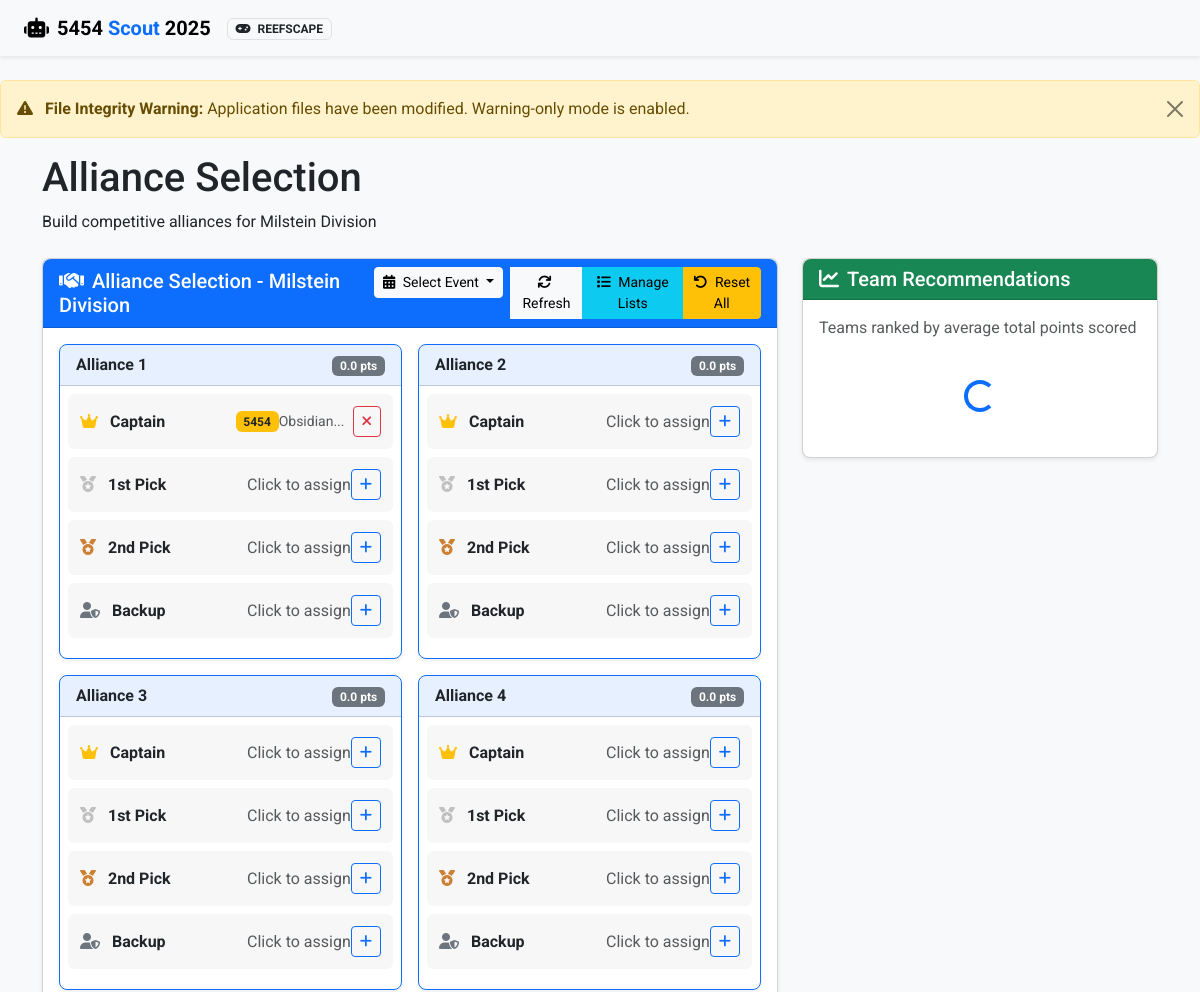
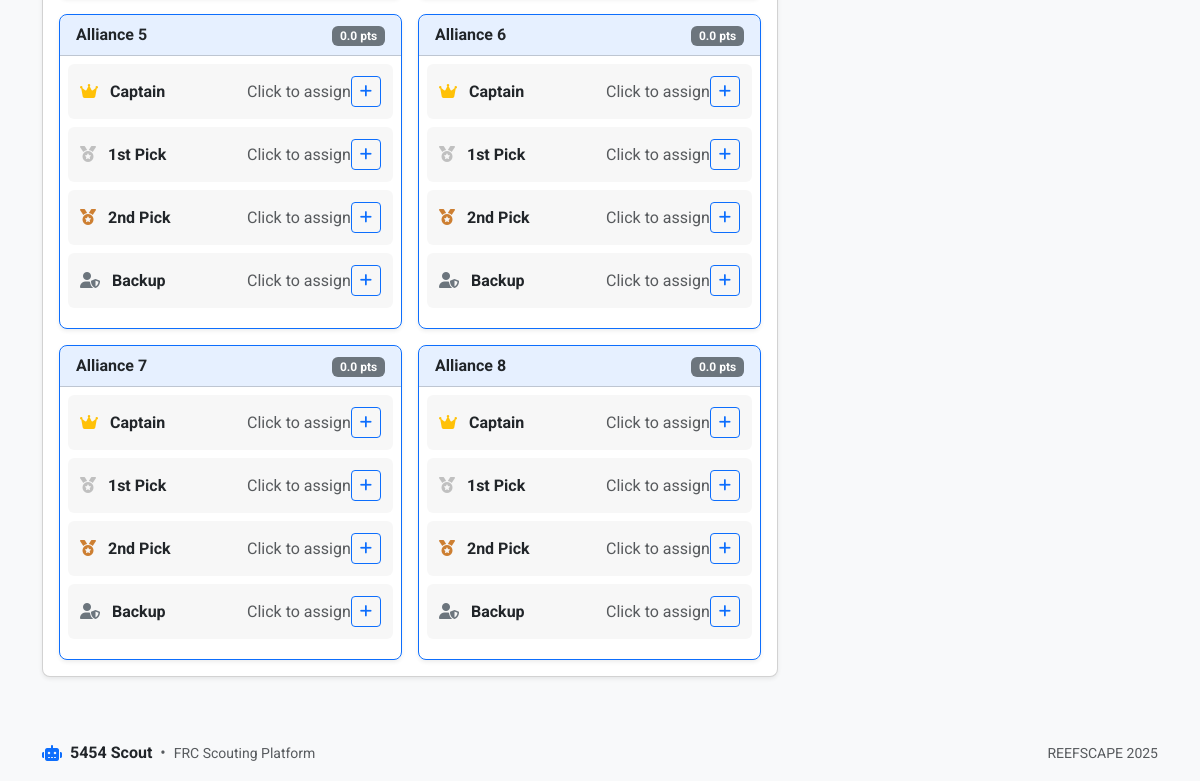
Page /alliances/ on the committed database (2 pictures, top to bottom).
### app/models.py (models this page shows, shortened)
class Event(db.Model):
    id = db.Column(db.Integer, primary_key=True)
    name = db.Column(db.String(100), nullable=False)
    code = db.Column(db.String(20), unique=True)  # Event code like "CALA" or "NYRO"
    location = db.Column(db.String(100))
    start_date = db.Column(db.Date)
    end_date = db.Column(db.Date)
    year = db.Column(db.Integer, nullable=False)
    matches = db.relationship('Match', backref='event', lazy=True)

class AllianceSelection(db.Model):
    id = db.Column(db.Integer, primary_key=True)
    alliance_number = db.Column(db.Integer, nullable=False)  # 1-8 for 8 alliances
    captain = db.Column(db.Integer, db.ForeignKey('team.id'))  # Captain team
    first_pick = db.Column(db.Integer, db.ForeignKey('team.id'))  # First pick
    second_pick = db.Column(db.Integer, db.ForeignKey('team.id'))  # Second pick
    third_pick = db.Column(db.Integer, db.ForeignKey('team.id'))  # Third pick (backup)
    event_id = db.Column(db.Integer, db.ForeignKey('event.id'), nullable=False)
    timestamp = db.Column(db.DateTime, default=datetime.utcnow)
    captain_team = db.relationship('Team', foreign_keys=[captain])
    first_pick_team = db.relationship('Team', foreign_keys=[first_pick])
    second_pick_team = db.relationship('Team', foreign_keys=[second_pick])
    third_pick_team = db.relationship('Team', foreign_keys=[third_pick])
    event = db.relationship('Event', backref='alliances')

class Team(db.Model):
    id = db.Column(db.Integer, primary_key=True)
    team_number = db.Column(db.Integer, unique=True, nullable=False)
    team_name = db.Column(db.String(100))
    location = db.Column(db.String(100))
    scouting_data = db.relationship('ScoutingData', backref='team', lazy=True)
    events = db.relationship('Event', secondary=team_event, lazy='subquery',
                           backref=db.backref('teams', lazy=True))

### app/routes/alliances.py (the view, shortened to what this page needs)
@bp.route('/')
def index():
    events = Event.query.order_by(Event.year.desc(), Event.start_date.desc()).all()
    game_config = current_app.config.get('GAME_CONFIG', {})
    current_event_code = game_config.get('current_event_code')
    if current_event_code:
        current_event = Event.query.filter_by(code=current_event_code).first()
    else:
        current_event = events[0] if events else None
    if not current_event:
        flash('No events found. Please create an event first.', 'warning')
        return redirect(url_for('main.index'))
    alliances = AllianceSelection.query.filter_by(event_id=current_event.id).order_by(AllianceSelection.alliance_number).all()
    return render_template('alliances/index.html',
                         alliances=alliances,
                         current_event=current_event,
                         events=events)

### app/templates/alliances/index.html (shortened to what this page needs)
{% extends 'base.html' %}
{% block heading %}Alliance Selection{% endblock %}
{% block subheading %}Build competitive alliances for {{ current_event.name }}{% endblock %}
{% block content %}
<div class="row mb-4">
    <div class="col-md-8">
        <div class="card">
            <div class="card-header bg-primary text-white d-flex justify-content-between align-items-center">
                <h5 class="mb-0">
                    <i class="fas fa-handshake me-2"></i>Alliance Selection - {{ current_event.name }}
                </h5>
                <div class="btn-group" role="group">
                    <div class="dropdown d-inline-block me-2">
                        <button class="btn btn-light btn-sm dropdown-toggle" type="button" id="eventDropdown" data-bs-toggle="dropdown" aria-expanded="false">
                            <i class="fas fa-calendar-alt me-1"></i> Select Event
                        </button>
                    </div>
                    <button class="btn btn-light btn-sm" id="refresh-recommendations">
                        <i class="fas fa-sync me-1"></i> Refresh
                    </button>
                    <a href="{{ url_for('alliances.manage_lists', event_id=current_event.id) }}"
                       class="btn btn-info btn-sm">
                        <i class="fas fa-list me-1"></i> Manage Lists
                    </a>
                    <a href="{{ url_for('alliances.reset_alliances', event_id=current_event.id) }}"
                       class="btn btn-warning btn-sm"
                       onclick="return confirm('Are you sure you want to reset all alliance selections?')">
                        <i class="fas fa-undo me-1"></i> Reset All
                    </a>
                </div>
            </div>
            <div class="card-body">
                <div class="row g-3">
                    {% for alliance in alliances %}
                    <div class="col-lg-6">
                        <div class="card border-primary alliance-card" data-alliance-id="{{ alliance.id }}">
                            <div class="card-header bg-primary bg-opacity-10 d-flex justify-content-between align-items-center">
                                <h6 class="mb-0 fw-bold">Alliance {{ alliance.alliance_number }}</h6>
                                <div class="alliance-strength">
                                    <span class="badge bg-secondary" id="alliance-{{ alliance.id }}-strength">0.0 pts</span>
                                </div>
                            </div>
                            <div class="card-body p-2">
                                <div class="team-slot mb-2" data-position="captain">
                                    <div class="d-flex align-items-center justify-content-between">
                                        <div class="team-role">
                                            <i class="fas fa-crown text-warning me-2"></i>
                                            <strong>Captain</strong>
                                        </div>
                                        <div class="team-assignment">
                                            {% if alliance.captain_team %}
                                            <div class="team-info">
                                                <span class="badge bg-warning text-dark">{{ alliance.captain_team.team_number }}</span>
                                                <small class="text-muted">{{ alliance.captain_team.team_name[:20] }}...</small>
                                                <button class="btn btn-sm btn-outline-danger ms-2 remove-team"
                                                        data-alliance-id="{{ alliance.id }}"
                                                        data-position="captain">
                                                    <i class="fas fa-times"></i>
                                                </button>
                                            </div>
                                            {% else %}
                                            <div class="team-slot-empty">
                                                <span class="text-muted">Click to assign</span>
                                                <button class="btn btn-sm btn-outline-primary assign-team"
                                                        data-alliance-id="{{ alliance.id }}"
                                                        data-position="captain">
                                                    <i class="fas fa-plus"></i>
                                                </button>
                                            </div>
                                            {% endif %}
                                        </div>
                                    </div>
                                </div>
                                <div class="team-slot mb-2" data-position="first_pick">
                                    <div class="d-flex align-items-center justify-content-between">
                                        <div class="team-role">
                                            <i class="fas fa-medal text-silver me-2"></i>
                                            <strong>1st Pick</strong>
                                        </div>
                                        <div class="team-assignment">
                                            {% if alliance.first_pick_team %}
                                            <div class="team-info">
                                                <span class="badge bg-info">{{ alliance.first_pick_team.team_number }}</span>
                                                <small class="text-muted">{{ alliance.first_pick_team.team_name[:20] }}...</small>
                                                <button class="btn btn-sm btn-outline-danger ms-2 remove-team"
                                                        data-alliance-id="{{ alliance.id }}"
                                                        data-position="first_pick">
                                                    <i class="fas fa-times"></i>
                                                </button>
                                            </div>
                                            {% else %}
                                            <div class="team-slot-empty">
                                                <span class="text-muted">Click to assign</span>
                                                <button class="btn btn-sm btn-outline-primary assign-team"
                                                        data-alliance-id="{{ alliance.id }}"
                                                        data-position="first_pick">
                                                    <i class="fas fa-plus"></i>
                                                </button>
                                            </div>
                                            {% endif %}
                                        </div>
                                    </div>
                                </div>
                                <div class="team-slot mb-2" data-position="second_pick">
                                    <div class="d-flex align-items-center justify-content-between">
                                        <div class="team-role">
                                            <i class="fas fa-medal text-bronze me-2"></i>
                                            <strong>2nd Pick</strong>
                                        </div>
                                        <div class="team-assignment">
                                            {% if alliance.second_pick_team %}
                                            <div class="team-info">
                                                <span class="badge bg-success">{{ alliance.second_pick_team.team_number }}</span>
                                                <small class="text-muted">{{ alliance.second_pick_team.team_name[:20] }}...</small>
                                                <button class="btn btn-sm btn-outline-danger ms-2 remove-team"
                                                        data-alliance-id="{{ alliance.id }}"
                                                        data-position="second_pick">
                                                    <i class="fas fa-times"></i>
                                                </button>
                                            </div>
                                            {% else %}
                                            <div class="team-slot-empty">
                                                <span class="text-muted">Click to assign</span>
                                                <button class="btn btn-sm btn-outline-primary assign-team"
                                                        data-alliance-id="{{ alliance.id }}"
                                                        data-position="second_pick">
                                                    <i class="fas fa-plus"></i>
                                                </button>
                                            </div>
                                            {% endif %}
                                        </div>
                                    </div>
                                </div>
                                <div class="team-slot" data-position="third_pick">
                                    <div class="d-flex align-items-center justify-content-between">
                                        <div class="team-role">
                                            <i class="fas fa-user-shield text-secondary me-2"></i>
                                            <strong>Backup</strong>
                                        </div>
                                        <div class="team-assignment">
                                            {% if alliance.third_pick_team %}
                                            <div class="team-info">
                                                <span class="badge bg-secondary">{{ alliance.third_pick_team.team_number }}</span>
                                                <small class="text-muted">{{ alliance.third_pick_team.team_name[:20] }}...</small>
                                                <button class="btn btn-sm btn-outline-danger ms-2 remove-team"
                                                        data-alliance-id="{{ alliance.id }}"
                                                        data-position="third_pick">
                                                    <i class="fas fa-times"></i>
                                                </button>
                                            </div>
                                            {% else %}
                                            <div class="team-slot-empty">
                                                <span class="text-muted">Click to assign</span>
                                                <button class="btn btn-sm btn-outline-primary assign-team"
                                                        data-alliance-id="{{ alliance.id }}"
                                                        data-position="third_pick">
                                                    <i class="fas fa-plus"></i>
                                                </button>
                                            </div>
                                            {% endif %}
                                        </div>
                                    </div>
                                </div>
                            </div>
                        </div>
                    </div>
                    {% endfor %}
                </div>
            </div>
        </div>
    </div>
    <div class="col-md-4">
        <div class="card">
            <div class="card-header bg-success text-white">
                <h5 class="mb-0">
                    <i class="fas fa-chart-line me-2"></i>Team Recommendations
                </h5>
            </div>
            <div class="card-body">
                <p class="text-muted mb-3">Teams ranked by average total points scored</p>
                <div id="team-recommendations">
                    <div class="text-center py-4">
                        <div class="spinner-border text-primary" role="status">
                        </div>
                    </div>
                </div>
            </div>
        </div>
    </div>
</div>
{% endblock %}

### rows in the picture
Event: name "Milstein Division"
AllianceSelection: alliance_number "1", captain_team.team_number "5454", captain_team "Obsidian"
AllianceSelection: alliance_number "2"
AllianceSelection: alliance_number "3"
AllianceSelection: alliance_number "4"
AllianceSelection: alliance_number "5"
AllianceSelection: alliance_number "6"
AllianceSelection: alliance_number "7"
AllianceSelection: alliance_number "8"

### other values in the picture
{{ game_config.season }} "2025"
{{ game_config.game_name }} "REEFSCAPE"
